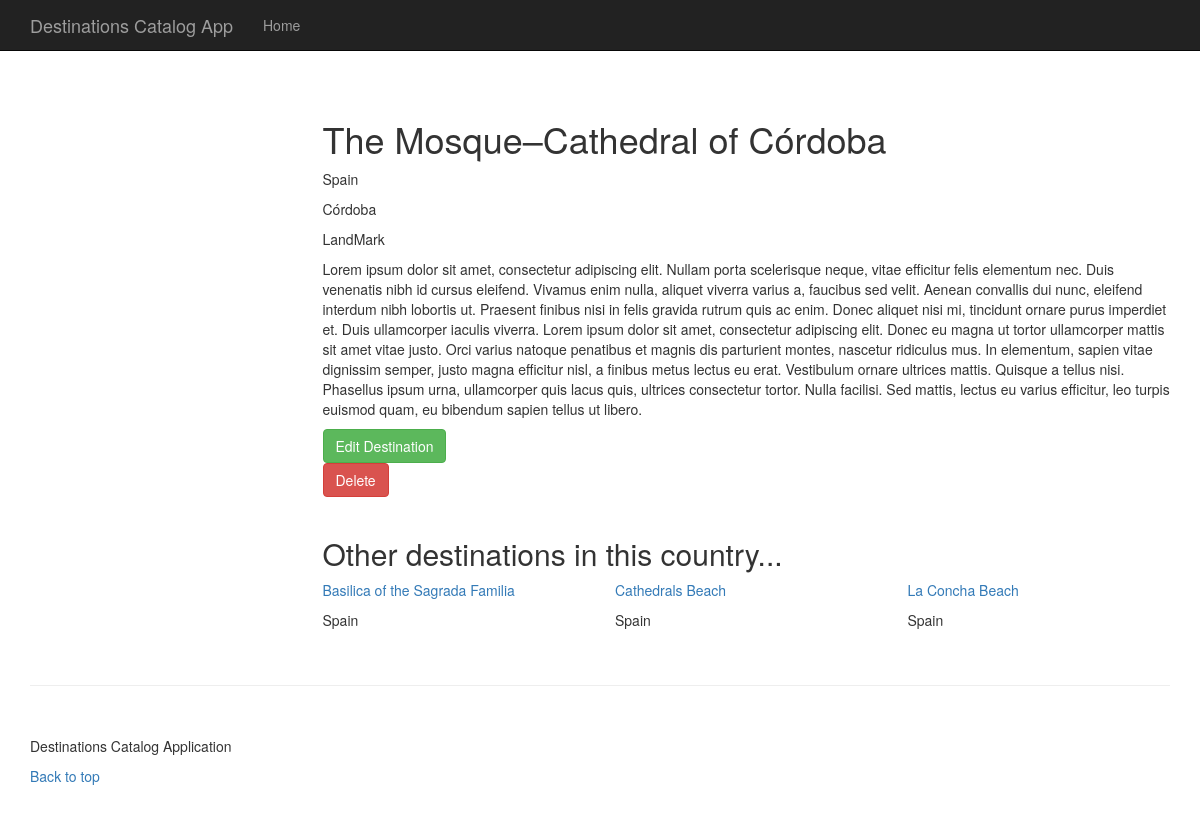
Page /destination/6/ on the committed database.
### itemCatalog/models.py (models this page shows, shortened)
class Item(db.Model):
    id = db.Column(db.Integer, primary_key=True)
    name = db.Column(db.String(120))
    description = db.Column(db.Text())
    image = db.Column(db.String(255))
    imageAlt = db.Column(db.String(150))
    country = db.Column(db.String(80), nullable=False)
    location = db.Column(db.String(150))
    categoryId = db.Column(db.Integer(),
                            db.ForeignKey("category.id"),
                            nullable=False)

class Category(db.Model):
    id = db.Column(db.Integer, primary_key=True)
    name = db.Column(db.String(80), unique=True, nullable=False)
    description = db.Column(db.Text())
    items = db.relationship('Item', backref = "category", lazy = "dynamic")

### itemCatalog/views.py (the view)
@app.route('/destination/<int:item_id>/')
def showItem(item_id):
    item = Item.query.get_or_404(item_id)
    relatedItems = Item.query.options(defer("description")).filter(
                        and_(Item.country.ilike(item.country),
                             Item.id != item.id)).order_by(
                                Item.id.desc()).limit(3).all()
    return render_template('showItem.html', item=item,
                           relatedItems=relatedItems)

### itemCatalog/templates/showItem.html (shortened to what this page needs)
{% extends "mainLayout.html" %}
{% from "_helpers.html" import render_items %}
{% block content %}
    <h1>{{ item.name }}</h1>
    <p>{{ item.country }}</p>
    <p>{{ item.location }}</p>
    <p>{{ item.category.name }}</p>
    <p>{{ item.description }}</p>
    <a href="{{ url_for('.editItem', item_id=item.id) }}" class="btn btn-success" role="button">Edit Destination</a>
    <form method="POST" action="{{ url_for('.deleteItem', item_id=item.id) }}">
        <button type="submit" class="btn btn-danger">Delete</button>
    </form>
    <br>
    <h2>Other destinations in this country...</h2>
    {{ render_items(relatedItems) }}
{% endblock %}

### itemCatalog/templates/_helpers.html (shortened to what this page needs)
{% macro render_items(items, cols=3) %}
    {% for row in items|batch(cols) %}
        <div class="row">
            {% for item in row %}
                <div class="col-md-{{12//cols}} destination">
                    <a href="{{ url_for('.showItem', item_id=item.id) }}">
                        <p>{{ item.name }}</p>
                    </a>
                    <p>{{ item.country }}</p>
                </div>
            {% endfor %}
        </div>
    {% endfor %}
{% endmacro %}

### itemCatalog/static/css/styles.css (style rules this page uses)
body { padding-top: 70px; }
.destination { margin-bottom: 25px; }

### rows in the picture
Item: name "The Mosque–Cathedral of Córdoba", country "Spain", location "Córdoba", description "Lorem ipsum dolor sit amet, consectetur adipiscing elit. Nullam porta scelerisque neque, vitae efficitur felis elementum nec. Duis venenatis nibh id cursus eleifend. Vivamus enim nulla, aliquet viverra varius a, faucibus sed velit. Aenean convallis dui nunc, eleifend interdum nibh lobortis ut. Praesent finibus nisi in felis gravida rutrum quis ac enim. Donec aliquet nisi mi, tincidunt ornare purus imperdiet et. Duis ullamcorper iaculis viverra. Lorem ipsum dolor sit amet, consectetur adipiscing elit. Donec eu magna ut tortor ullamcorper mattis sit amet vitae justo. Orci varius natoque penatibus et magnis dis parturient montes, nascetur ridiculus mus. In elementum, sapien vitae dignissim…"
Category: category.name "LandMark"
Item: name "Basilica of the Sagrada Familia", country "Spain"
Item: name "Cathedrals Beach", country "Spain"
Item: name "La Concha Beach", country "Spain"
